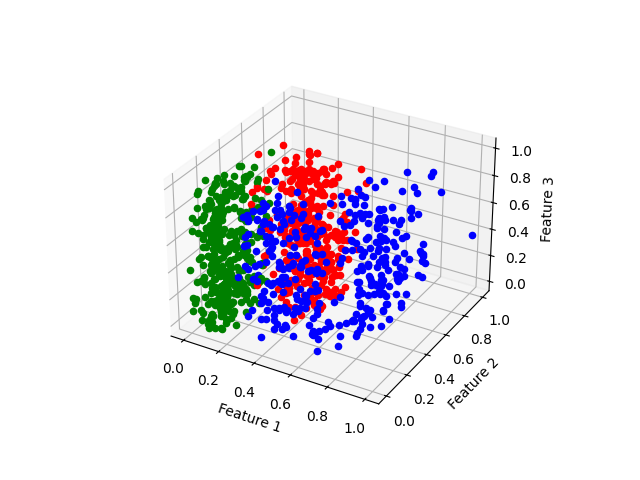

Here is the Python script that generated this plot:
import numpy as np
from matplotlib import pyplot as plt


def load_dataset(filename):
    dataset = []
    labels = []
    with open(filename, 'r') as file:
        for line in file:
            line = line.strip().split('\t')
            # 将特征值提取出来，并转换成浮点数
            features = [float(x) for x in line[:3]]  # 前三列是特征值
            # 将标签提取出来
            label = line[3]  # 最后一列是标签
            dataset.append(features)
            labels.append(label)
    return np.array(dataset), np.array(labels)

# 加载数据
dataset, labels = load_dataset('exp2_4.txt')

# 数据预处理
def normalize_dataset(dataset):
    min_vals = dataset.min(axis=0)
    max_vals = dataset.max(axis=0)
    ranges = max_vals - min_vals
    # 使用公式进行归一化处理
    norm_dataset = (dataset - min_vals) / ranges
    return norm_dataset

# 可视化数据
def visualize_data(dataset, labels):
    fig = plt.figure()
    ax = fig.add_subplot(111, projection='3d')

    colors = {'largeDoses': 'r', 'smallDoses': 'g', 'didntLike': 'b'}

    for i in range(len(dataset)):
        ax.scatter(dataset[i, 0], dataset[i, 1], dataset[i, 2], c=colors[labels[i]], marker='o')

    ax.set_xlabel('Feature 1')
    ax.set_ylabel('Feature 2')
    ax.set_zlabel('Feature 3')
    plt.savefig('2_4.png')
    plt.show()

norm_dataset = normalize_dataset(dataset)

visualize_data(norm_dataset, labels)

def split_dataset(dataset, labels, test_ratio=0.1):
    test_set_size = int(len(dataset) * test_ratio)
    test_indices = np.random.choice(len(dataset), test_set_size, replace=False)
    train_indices = np.setdiff1d(np.arange(len(dataset)), test_indices)
    train_dataset = dataset[train_indices]
    train_labels = labels[train_indices]
    test_dataset = dataset[test_indices]
    test_labels = labels[test_indices]
    return train_dataset, train_labels, test_dataset, test_labels

train_dataset, train_labels, test_dataset, test_labels = split_dataset(norm_dataset, labels)

def euclidean_distance(instance1, instance2):
    return np.sqrt(np.sum((instance1 - instance2) ** 2))
def mahalanobis_distance(instance1, instance2):
    diff = instance1 - instance2
    covariance_matrix = np.cov(instance1, instance2)
    cov_inv = np.linalg.inv(covariance_matrix)
    distance = np.sqrt(np.dot(np.dot(diff, cov_inv), diff.T))
    return distance

class KNN:
    def __init__(self, k=3, distance='euclidean'):
        self.k = k
        self.distance = distance

    def fit(self, X_train, y_train):
        self.X_train = X_train
        self.y_train = y_train

    def predict(self, X_test):
        predictions = []
        for test_instance in X_test:
            distances = []
            for i, train_instance in enumerate(self.X_train):
                if self.distance == 'euclidean':
                    dist = euclidean_distance(test_instance, train_instance)
                elif self.distance == 'mahalanobis':
                    dist = mahalanobis_distance(test_instance, train_instance)
                distances.append((self.y_train[i], dist))
            distances.sort(key=lambda x: x[1])
            neighbors = distances[:self.k]
            labels = [neighbor[0] for neighbor in neighbors]
            prediction = max(set(labels), key=labels.count)
            predictions.append(prediction)
        return predictions

    def accuracy(self, y_true, y_pred):
        correct = sum(1 for true, pred in zip(y_true, y_pred) if true == pred)
        return correct / len(y_true)

# 构建并训练模型
knn = KNN(k=3, distance='euclidean')
knn.fit(train_dataset, train_labels)

# 在测试集上进行预测
predictions = knn.predict(test_dataset)

# 计算准确率
accuracy = knn.accuracy(test_labels, predictions)
print(f'Accuracy: {accuracy:.2f}')
